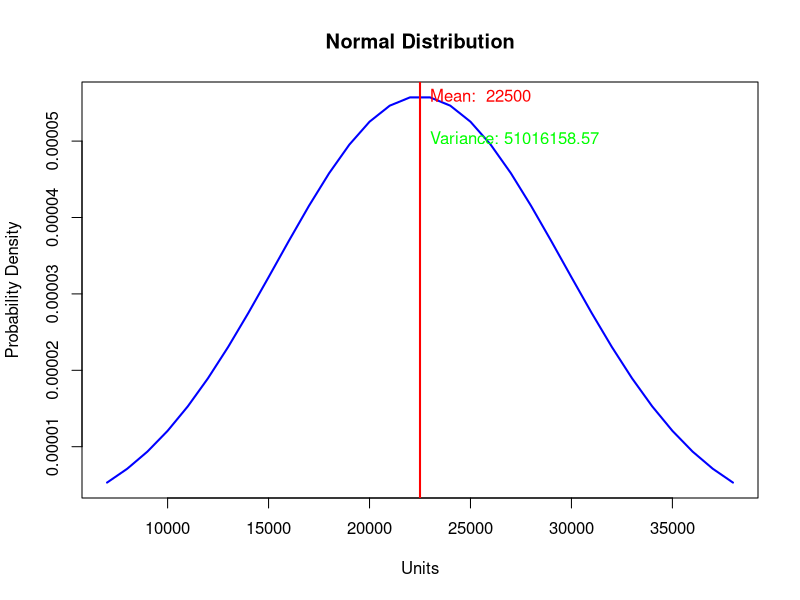

Reproduce this figure in R.
# Author : Dinesh Saraswat, Joel Saetern, Kyle McGonigle, Abhinav Baad

#remove all old stuff
rm()
rm(list=ls(all=TRUE))

# Given that we have z value as  = 0.015 to the left of lower bound we need the vz score. 

onefive_zscore <- qnorm(0.015)

# Establish the bound 

lower_bound <- 7000
upper_bound <- 38000
mean <- 22500

z_score <- onefive_zscore
z_score
# Standard Deviation 
sd <- (lower_bound - mean)/z_score

cat(round(sd,4))

#calculate variance 
variance <- sd^2
print (variance)

#draw normal distribution 

x <- seq(7000, 38000, by = 1000)
y <- dnorm(x, mean, sd)

# Code to avoid scientific notation on y axis

options(scipen = 999)

plot(x,y,type="l", lwd = 2, col = "blue", main = "Normal Distribution", xlab = "Units", ylab = "Probability Density")

abline(v = mean, col = "red", lwd = 2)

text(mean, max(y), paste("Mean: ", mean), col = "red", pos = 4)
text(mean, max(y) * 0.9, paste("Variance:", round(variance, 2)), col = "green", pos = 4)

################


# z-score function
zscore.fun <- function(x){
  return((x-mean)/sd)
}


#2 calculate z scores to find percentages
z_13 <- zscore.fun(13000)
z_17 <- zscore.fun(17000)
z_26 <- zscore.fun(26000)
z_29 <- zscore.fun(29000)

#find percentages from z scores
z_13_p <- 1- pnorm(z_13)
z_17_p <- 1- pnorm(z_17)
z_26_p <- 1- pnorm(z_26)
z_29_p <- 1- pnorm(z_29)



#Print each percentage 
message <- paste("The probability of 13,000 stock out is,", z_13_p)
cat(message, "\n")
message <- paste("The probability of 17,000 stock out is,", z_17_p)
cat(message, "\n")
message <- paste("The probability of 26,000 stock out is,", z_26_p)
cat(message, "\n")
message <- paste("The probability of 29,000 stock out is,", z_29_p)
cat(message, "\n")


#### Dinesh Code for Problem 3 ####

ordered_quantity <- as.numeric(list(13000,17000,26000,29000))
actual_sell_quantity <- as.numeric(list(12000, 22500, 33000))
selling_price <- 29
cost_price <- 17
discount_selling_price <- 7

profit_per_unit <- selling_price - cost_price
loss_per_unit <- cost_price - discount_selling_price

profit.fun <- function(ordered_qty, sold_qty) {
  if(ordered_qty>= sold_qty) {
    
    profit = (sold_qty * profit_per_unit) - (ordered_qty - sold_qty)*loss_per_unit
    return(profit)    
  } else if(ordered_qty < sold_qty){
    profit = ordered_qty * profit_per_unit
    return(profit)
    
  }
  
}


# going through the permutations with the profit function created
i<-1
j<-1

while (i<length(ordered_quantity)+1){
  j<-1
  while(j<length(actual_sell_quantity)+1){
    print(paste("Ordered Quantity:",ordered_quantity[i],"Quantities reportedly ",actual_sell_quantity[j],"Profit $:",profit.fun(ordered_quantity[i],actual_sell_quantity[j])))
    j<- j + 1
  }
  i <- i + 1
}





#4 

nine2_zscore <- qnorm(.92)
x = mean + (nine2_zscore*sd)
rounded_up <- ceiling(x)
print(rounded_up)
print(paste("ORder qty under this policy",rounded_up))



orders2 <- as.numeric(list(rounded_up))
print(orders2)
sold2 <- as.numeric(list(12000,22500,33000))




i<-1
j<-1

while (i<length(orders2)+1){
  j<-1
  while(j<length(sold2)+1){
    print(paste("Ordered Quantity:",orders2[i],"Quantities reportedly ",sold2[j],"Profit $:",profit.fun(orders2[i],sold2[j])))
    j<- j + 1
  }
  i <- i + 1
}



# Number 5 

# Expecting highest profits and lowest chance of loss. 
# Values used in for the probability in the program  70, 75, 77, 80, 82, 85, 87, 90, 92,95 to calculate profit and loss
# I did it manually for all the listed values above to better understand the flow and value. Could have written a loop
# however wanted to check the data more closely. The results of all the values are printed in the excel after execution 


nine3_zscore <- qnorm(.70)
x3 = mean + (nine3_zscore*sd)
rounded_up3 <- ceiling(x3)
print(rounded_up3)
print(paste("Order qty under this policy",rounded_up3))



orders <- as.numeric(list(rounded_up3))
print(orders)
sold <- as.numeric(list(12000,22500,33000))


i<-1
j<-1

while (i<length(orders)+1){
  j<-1
  while(j<length(sold)+1){
    print(paste("Ordered Quantity:",orders[i],"Quantities reportedly ",sold[j],"Profit $:",profit.fun(orders[i],sold[j])))
    j<- j + 1
  }
  i <- i + 1
}


